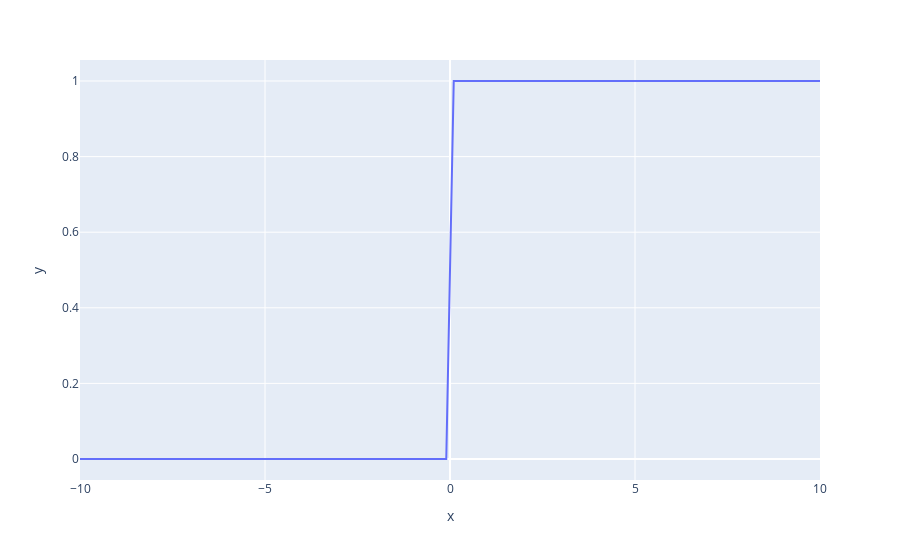

The code cell stored with this chart in its notebook:
### Code cell
#graficando 
px.line(x=x, y=step(x))
